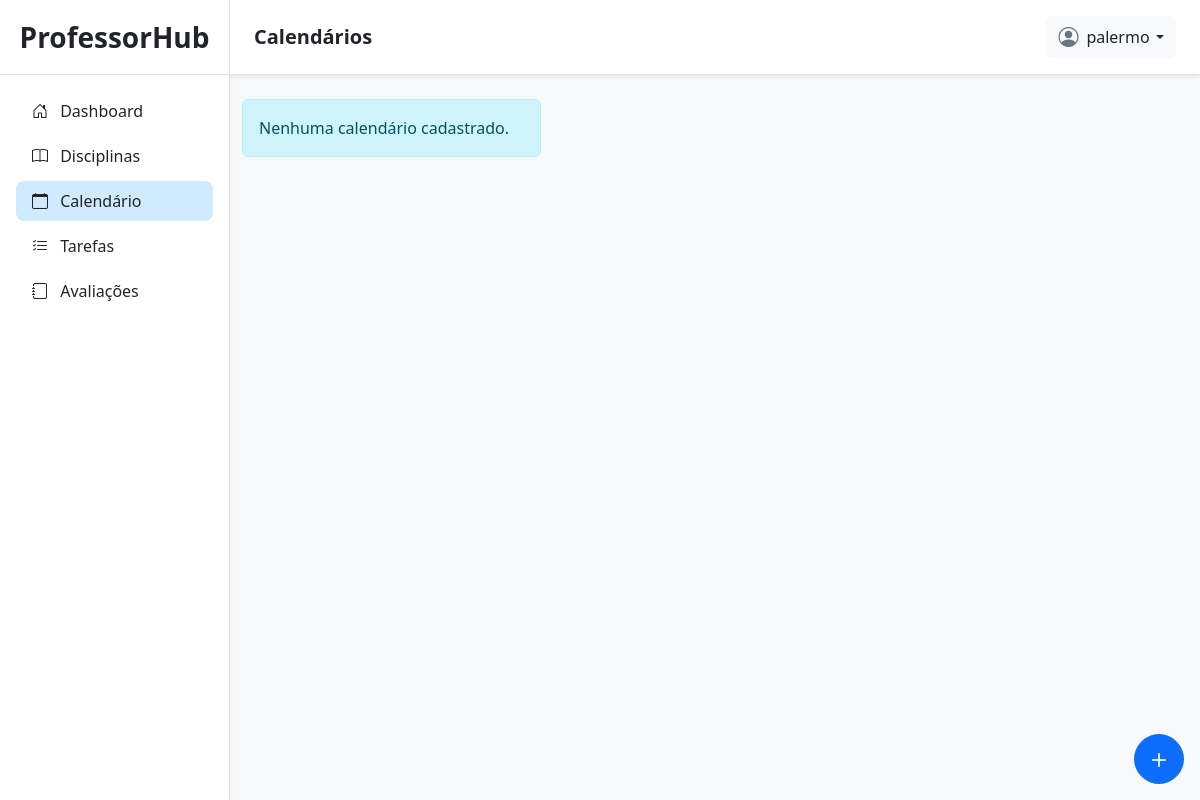
The app's page /calendarios/ (signed in), older data.
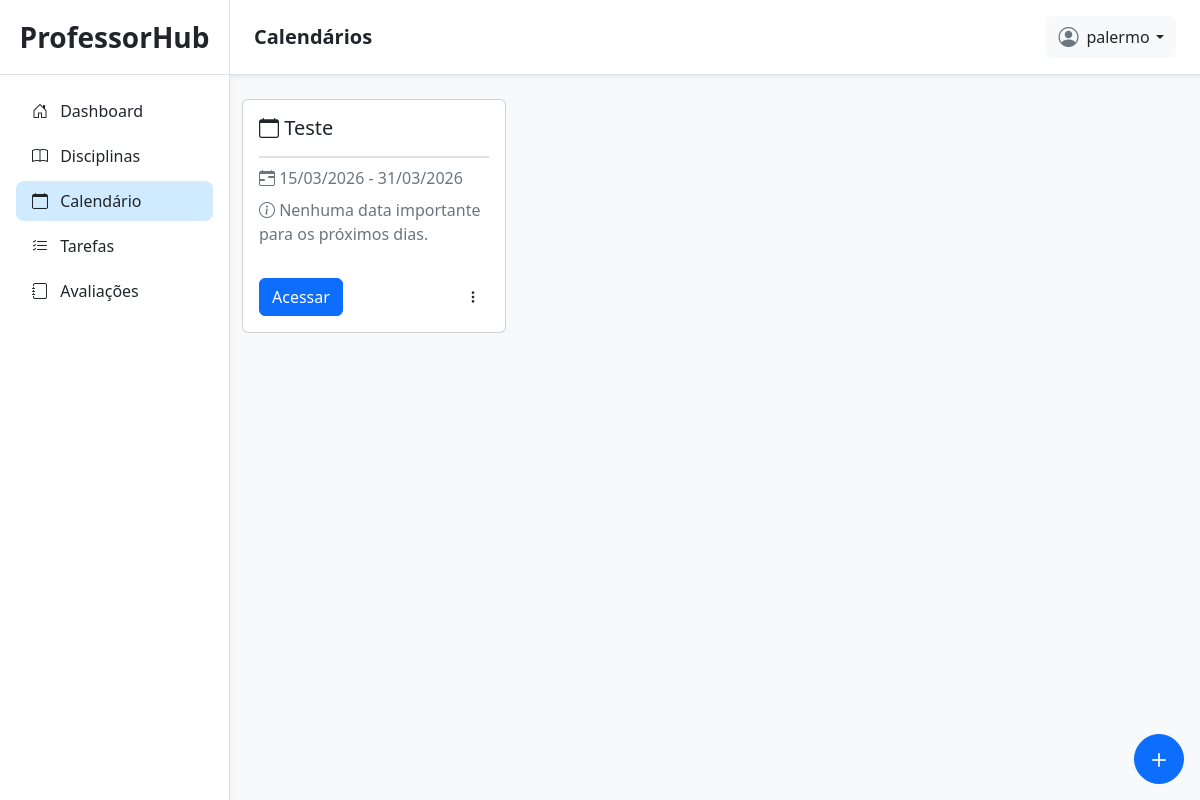
The same page, newer data.
### planner/models.py (models this page shows)
class CalendarioLetivo(models.Model):
    user = models.ForeignKey(User, on_delete=models.CASCADE, related_name='calendarios')
    nome = models.CharField(max_length=100)
    data_inicio = models.DateField(null=True)
    data_fim = models.DateField(null=True)
    def __str__(self):
        return self.nome

### planner/views.py (the view)
# urls.py: path('calendarios/', calendarios_view, name='calendarios'),
@login_required(login_url='/login/')
def calendarios_view(request):
    if request.method == 'POST':
        form = CalendarioLetivoForm(request.POST)
        if form.is_valid():
            calendario = form.save(commit=False)
            calendario.user = request.user
            calendario.save()
            form = CalendarioLetivoForm()
    else:
        form = CalendarioLetivoForm()
    calendarios = CalendarioLetivo.objects.filter(user=request.user)
    calendarios_e_datas = []
    for calendario in calendarios:
        hoje = date.today()
        proxima = calendario.datas.filter(data__gte=hoje).order_by('data').first()
        calendarios_e_datas.append((calendario, proxima))
    print(calendarios_e_datas)
    form = CalendarioLetivoForm()
    return render(request, 'planner/calendarios/listar_calendarios.html', {
        'calendarios_e_datas': calendarios_e_datas,
        'form': form,
    })

### planner/templates/planner/calendarios/listar_calendarios.html (shortened to what this page needs)
{% extends 'planner/base.html' %}
{% load static %}
{% block titlenavbar %}
Calendários
{% endblock %}
{% block content %}
<div class="container mt-4">
    <div class="row row-cols-1 row-cols-md-3 g-4 mb-3">
        {% for calendario, proxima_data in calendarios_e_datas %}
        <div class="col" style="max-width: 18rem;">
            <div class="card h-100 d-flex flex-column">
                <div class="card-body d-flex flex-column">
                    <h5 class="card-title border-bottom border-2 pb-3"><i class="bi bi-calendar"></i> {{ calendario.nome }}</h5>
                    <p class="text-muted mb-2">
                        <i class="bi bi-calendar-range"></i>
                        {{ calendario.data_inicio|date:'d/m/Y' }}
                        -
                        {{ calendario.data_fim|date:'d/m/Y' }}
                    </p>
                    {% if proxima_data.data %}
                    <p class="card-text flex-grow-1" style="max-height: 100px; overflow-y: auto;">
                        <i class="bi bi-calendar-event"></i>
                        <strong>Próxima data:</strong> {{ proxima_data.data|date:'d/m/Y' }} <br>
                        <span class="text-muted">{{ proxima_data.detalhes }}</span>
                    </p>
                    {% else %}
                    <p class="text-muted flex-grow-1" style="max-height: 100px; overflow-y: auto;">
                        <i class="bi bi-info-circle"></i> Nenhuma data importante para os próximos dias.
                    </p>
                    {% endif %}
                    <div class="mt-auto pt-3 d-flex justify-content-between align-items-center">
                        <a href="{% url 'calendario_detail' calendario.id %}" class="btn btn-primary">Acessar</a>
                        <div class="dropdown">
                            <button class="btn btn-sm" type="button" data-bs-toggle="dropdown" aria-expanded="false">
                                <i class="bi bi-three-dots-vertical"></i>
                            </button>
                        </div>
                    </div>
                </div>
            </div>
        </div>
        {% empty %}
        <div class="col-12">
            <div class="alert alert-info">Nenhuma calendário cadastrado.</div>
        </div>
        {% endfor %}
    </div>
</div>
<button type="button"
    class="btn btn-primary rounded-circle d-flex align-items-center justify-content-center position-fixed bottom-0 end-0 mb-3 me-3"
    data-bs-toggle="modal" data-bs-target="#exampleModal" style="height: 50px; width: 50px;">
    <i class="bi bi-plus fs-3"></i>
</button>
{% endblock %}

Row changes from the older to the newer data that the page shows:
added CalendarioLetivo: nome "Teste", data_inicio "15/03/2026", data_fim "31/03/2026"
Text that changed along with them:
text no longer shown: "Nenhuma calendário cadastrado."
